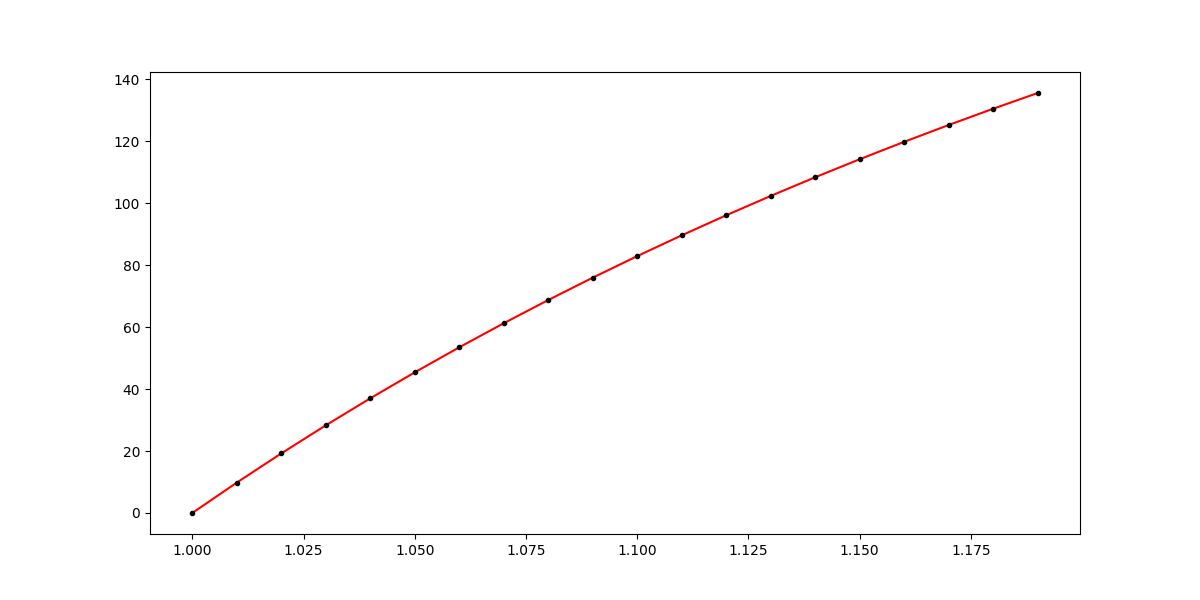

Reproduce this figure in Python.

from dolfin import *
import matplotlib.pyplot as plt
import os
import dolfin as dlf
import numpy as np
import math

parameters["form_compiler"]["cpp_optimize"] = True
parameters["form_compiler"]["representation"] = "uflacs"


# traction
class Traction(UserExpression):
    def __init__(self):
        super().__init__(self)
        self.t = 0.0

    def eval(self, values, x):
        values[0] = 0 * self.t
        values[1] = 0.0
        values[2] = 0.0

    def value_shape(self):
        return (3,)

# Kinematics


def pk1Stress(u, pressure, E, nu):
    G = E / (2 * (1 + nu))
    c1 = G / 2.0

    I = Identity(V.mesh().geometry().dim())  # Identity tensor
    F = I + grad(u)          # Deformation gradient
    C = F.T * F                # Right Cauchy-Green tensor
    Ic = tr(C)               # Invariants of deformation tensors
    J = det(F)
    pk2 = 2 * c1 * I - pressure * inv(C)  # second PK stress
    return pk2, (J - 1)


def geometry_3d():
    mesh = UnitCubeMesh(6, 6, 6)

    boundary_parts = MeshFunction('size_t', mesh, mesh.topology().dim() - 1)
    x0 = AutoSubDomain(lambda x: near(x[0], 0))
    x1 = AutoSubDomain(lambda x: near(x[0], 1))
    y0 = AutoSubDomain(lambda x: near(x[1], 0))
    z0 = AutoSubDomain(lambda x: near(x[2], 0))
    x0.mark(boundary_parts, 1)
    y0.mark(boundary_parts, 2)
    z0.mark(boundary_parts, 3)
    x1.mark(boundary_parts, 4)
    return boundary_parts


# Create mesh and define function space ============================================
facet_function = geometry_3d()
mesh = facet_function.mesh()
gdim = mesh.geometry().dim()
dx = Measure("dx")
ds = Measure("ds", subdomain_data=facet_function, subdomain_id=4)
print('Number of nodes: ', mesh.num_vertices())
print('Number of cells: ', mesh.num_cells())


# Limit quadrature degree
dx = dx(degree=4)
ds = ds(degree=4)


# Create function space
element_v = VectorElement("P", mesh.ufl_cell(), 1)
element_s = FiniteElement("P", mesh.ufl_cell(), 1)
mixed_element = MixedElement([element_v, element_s])
V = FunctionSpace(mesh, mixed_element)


# Define test and trial functions
dup = TrialFunction(V)
_u, _p = TestFunctions(V)

_u_p = Function(V)
u, p = split(_u_p)


# Create tensor function spaces for stress and stretch output
W_DFnStress = TensorFunctionSpace(mesh, "DG", degree=0)
defGrad = Function(W_DFnStress, name='F')
PK1_stress = Function(W_DFnStress, name='PK1')


# Displacement from previous iteration
b = Constant((0.0, 0.0, 0.0))  # Body force per unit mass
h = Traction()  # Traction force on the boundary


# Define Dirichlet boundary
bc0 = DirichletBC(V.sub(0).sub(0), Constant(0.), facet_function, 1)
bc1 = DirichletBC(V.sub(0).sub(1), Constant(0.), facet_function, 2)
bc2 = DirichletBC(V.sub(0).sub(2), Constant(0.), facet_function, 3)

tDirBC = Expression(('1.0*time_'), time_=0.0, degree=0)
bc3 = DirichletBC(V.sub(0).sub(0), tDirBC, facet_function, 4)
bcs = [bc0, bc1, bc2, bc3]

# material parameters
E, nu = 1e3, 0.5

# # Total potential energy
pkstrs, hydpress = pk1Stress(u, p, E, nu)
I = Identity(V.mesh().geometry().dim())
dgF = I + grad(u)
F1 = inner(dot(dgF, pkstrs), grad(_u)) * dx - dot(b, _u) * dx - dot(h, _u) * ds
F2 = hydpress * _p * dx
F = F1 + F2
J = derivative(F, _u_p, dup)

# Create nonlinear variational problem and solve
problem = NonlinearVariationalProblem(F, _u_p, bcs=bcs, J=J)
solver = NonlinearVariationalSolver(problem)
solver.parameters['newton_solver']['relative_tolerance'] = 1e-6
solver.parameters['newton_solver']['linear_solver'] = 'mumps'


# Time stepping parameters
dt = 0.1
t, T = 0.0, 10 * dt

# Save solution in VTK format
file_results = XDMFFile("./Results/TestUniaxialLoading/Uniaxial.xdmf")
file_results.parameters["flush_output"] = True
file_results.parameters["functions_share_mesh"] = True

stretch_vec = []
stress_vec = []
stress_ana = []

while t <= T:
    print('time: ', t)

    # Increase traction
    h.t = t
    tDirBC.time_ = t

    # solve and save disp
    solver.solve()

    # Extract solution components
    u_plot, p_plot = _u_p.split()
    u_plot.rename("u", "displacement")
    p_plot.rename("p", "pressure")

    # get stretch at a point for plotting
    point = (0.5, 0.5, 0)
    DF = I + grad(u_plot)
    defGrad.assign(project(DF, W_DFnStress))
    stretch_vec.append(defGrad(point)[0])

    # get stress at a point for plotting
    PK1_s, thydpress = pk1Stress(u_plot, p_plot, E, nu)
    PK1_stress.assign(project(PK1_s, W_DFnStress))
    stress_vec.append(PK1_stress(point)[0])

    # save xdmf file
    file_results.write(u_plot, t)
    file_results.write(defGrad, t)
    file_results.write(PK1_stress, t)

    # time increment
    t += float(dt)


# get analytical solution
stretch_vec = np.array(stretch_vec)
stress_vec = np.array(stress_vec)
G = E / (2 * (1 + nu))
c1 = G / 2.0
for i in range(len(stretch_vec)):
    pk1_ana = 2 * c1 * (stretch_vec[i] - 1 /
                        (stretch_vec[i] * stretch_vec[i]))  # PK1
    pk2_ana = (1 / stretch_vec[i]) * pk1_ana  # PK2
    stress_ana.append(pk2_ana)
stress_ana = np.array(stress_ana)

# plot results
f = plt.figure(figsize=(12, 6))
plt.plot(stretch_vec, stress_vec, 'r-')
plt.plot(stretch_vec, stress_ana, 'k.')
